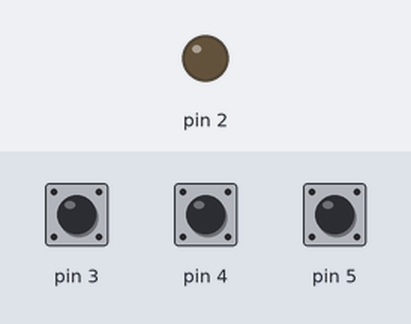
A sketch run on a simulated Arduino Uno, built with avr-gcc and run on an emulated ATmega328P. Parts: output pins drawn as LEDs (lit = HIGH). The test bench sets the inputs (shaded band); at power-on: pin 3 HIGH, pin 4 HIGH, pin 5 HIGH.

Above: at 1.2 s.
1.3 s: pin 3 pulled LOW for 0.15 s
At 1.37 s:
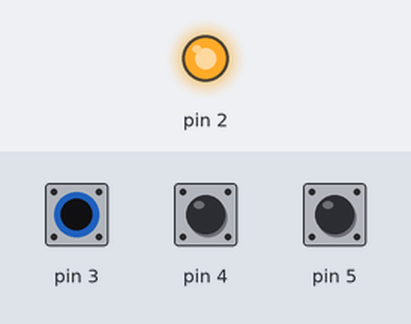
2.9 s: pin 3 pulled LOW for 3.2 s
At 6.7 s:
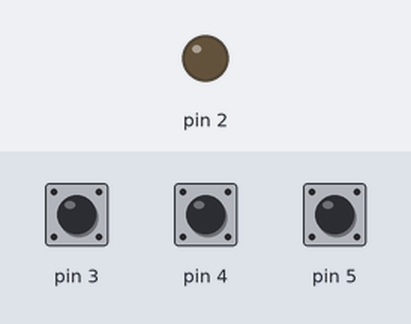
Timing chart, 0 to 8.2 s (numbered marks = the images above; inputs shaded):
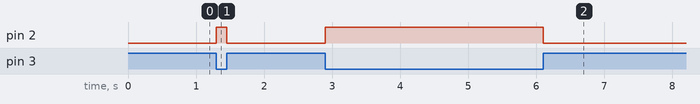

Measured:
- after the input at 1.3 s, pin 2: LOW → HIGH at once, → LOW 0.15 s later
- after the input at 2.9 s, pin 2: LOW → HIGH at once, → LOW 3.2 s later

The sketch:

magnificent_stantia1.ino
```cpp
#define A digitalRead(5)
#define B digitalRead(4)
#define C digitalRead(3)
void setup() {
  pinMode(5, INPUT_PULLUP);
  pinMode(4, INPUT_PULLUP);
  pinMode(3, INPUT_PULLUP);
  pinMode(2, OUTPUT);
}
void loop() {
    digitalWrite(2, B & !C | A & !C);
}
```
